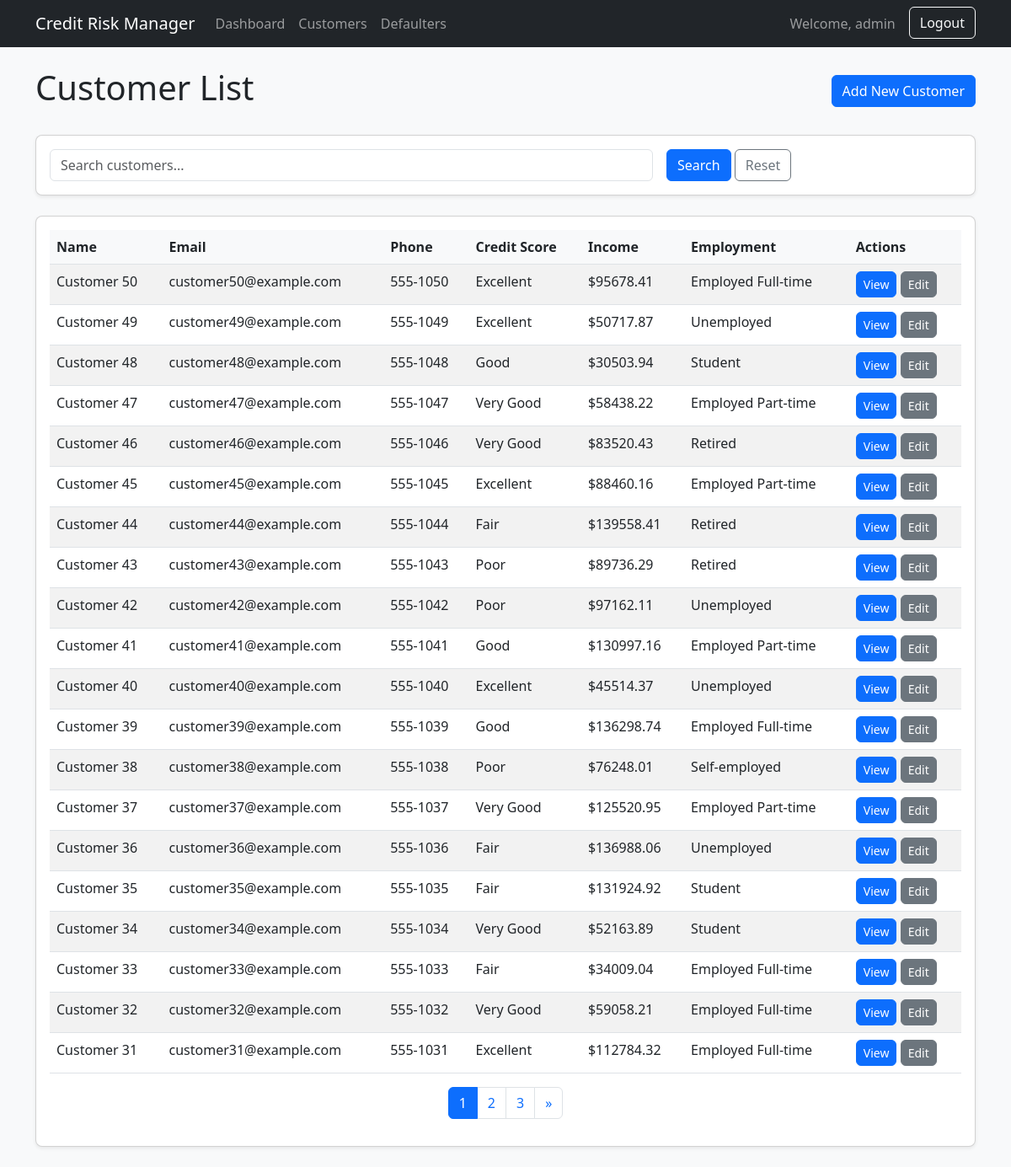
The page /customers/ (signed in) on the database its author committed.
### credit_risk/models.py (models this page shows, shortened)
class Customer(models.Model):
    CREDIT_SCORE_CHOICES = [
        ('300-579', 'Poor'),
        ('580-669', 'Fair'),
        ('670-739', 'Good'),
        ('740-799', 'Very Good'),
        ('800-850', 'Excellent'),
    ]
    user = models.OneToOneField(User, on_delete=models.CASCADE, null=True, blank=True)
    name = models.CharField(max_length=100)
    email = models.EmailField(unique=True)
    phone = models.CharField(max_length=15)
    address = models.TextField()
    credit_score = models.CharField(max_length=10, choices=CREDIT_SCORE_CHOICES)
    income = models.DecimalField(max_digits=12, decimal_places=2)
    employment_status = models.CharField(max_length=50)
    created_at = models.DateTimeField(auto_now_add=True)
    updated_at = models.DateTimeField(auto_now=True)

### credit_risk/views.py (the view)
# urls.py: path('customers/', views.CustomerListView.as_view(), name='customer_list'),
class CustomerListView(LoginRequiredMixin, ListView):
    model = Customer
    template_name = 'customer_list.html'
    context_object_name = 'customers'
    paginate_by = 20
    def get_queryset(self):
        queryset = super().get_queryset()
        search_query = self.request.GET.get('search', '')
        if search_query:
            queryset = queryset.filter(
                Q(name__icontains=search_query) |
                Q(email__icontains=search_query) |
                Q(phone__icontains=search_query))
        return queryset.order_by('-created_at')

### credit_risk/templates/customer_list.html (shortened to what this page needs)
{% extends "base.html" %}
{% block content %}
<div class="d-flex justify-content-between align-items-center mb-4">
    <h1>Customer List</h1>
    <a href="{% url 'customer_create' %}" class="btn btn-primary">Add New Customer</a>
</div>
<div class="card mb-4">
    <div class="card-body">
        <form method="get" class="row g-3">
            <div class="col-md-8">
                <input type="text" name="search" class="form-control" placeholder="Search customers..." value="{{ request.GET.search }}">
            </div>
            <div class="col-md-4">
                <button type="submit" class="btn btn-primary">Search</button>
                <a href="{% url 'customer_list' %}" class="btn btn-outline-secondary">Reset</a>
            </div>
        </form>
    </div>
</div>
<div class="card">
    <div class="card-body">
        <div class="table-responsive">
            <table class="table table-striped">
                <thead>
                    <tr>
                        <th>Name</th>
                        <th>Email</th>
                        <th>Phone</th>
                        <th>Credit Score</th>
                        <th>Income</th>
                        <th>Employment</th>
                        <th>Actions</th>
                    </tr>
                </thead>
                <tbody>
                    {% for customer in customers %}
                    <tr>
                        <td>{{ customer.name }}</td>
                        <td>{{ customer.email }}</td>
                        <td>{{ customer.phone }}</td>
                        <td>{{ customer.get_credit_score_display }}</td>
                        <td>${{ customer.income|floatformat:2 }}</td>
                        <td>{{ customer.employment_status }}</td>
                        <td>
                            <a href="{% url 'customer_detail' customer.id %}" class="btn btn-sm btn-primary">View</a>
                            <a href="{% url 'customer_update' customer.id %}" class="btn btn-sm btn-secondary">Edit</a>
                        </td>
                    </tr>
                    {% empty %}
                    <tr>
                        <td colspan="7" class="text-center">No customers found</td>
                    </tr>
                    {% endfor %}
                </tbody>
            </table>
        </div>
        {% if is_paginated %}
        <nav aria-label="Page navigation">
            <ul class="pagination justify-content-center">
                {% for num in page_obj.paginator.page_range %}
                {% if page_obj.number == num %}
                <li class="page-item active"><a class="page-link" href="#">{{ num }}</a></li>
                {% else %}
                <li class="page-item"><a class="page-link" href="?page={{ num }}{% if request.GET.search %}&search={{ request.GET.search }}{% endif %}">{{ num }}</a></li>
                {% endif %}
                {% endfor %}
                {% if page_obj.has_next %}
                <li class="page-item">
                    <a class="page-link" href="?page={{ page_obj.next_page_number }}{% if request.GET.search %}&search={{ request.GET.search }}{% endif %}" aria-label="Next">
                        <span aria-hidden="true">&raquo;</span>
                    </a>
                </li>
                {% endif %}
            </ul>
        </nav>
        {% endif %}
    </div>
</div>
{% endblock %}

### credit_risk/templates/base.html (shortened to what this page needs)
{% load static %}
<!DOCTYPE html>
<html lang="en">
<head>
    <link href="https://cdn.jsdelivr.net/npm/bootstrap@5.3.0/dist/css/bootstrap.min.css" rel="stylesheet">
    <link href="{% static 'css/styles.css' %}" rel="stylesheet">
</head>
<body>
    <nav class="navbar navbar-expand-lg navbar-dark bg-dark">
        <div class="container">
            <a class="navbar-brand" href="{% url 'dashboard' %}">Credit Risk Manager</a>
            <div class="collapse navbar-collapse" id="navbarNav">
                <ul class="navbar-nav me-auto">
                    <li class="nav-item">
                        <a class="nav-link" href="{% url 'dashboard' %}">Dashboard</a>
                    </li>
                    <li class="nav-item">
                        <a class="nav-link" href="{% url 'customer_list' %}">Customers</a>
                    </li>
                    <li class="nav-item">
                        <a class="nav-link" href="{% url 'defaulter_tracking' %}">Defaulters</a>
                    </li>
                </ul>
                <div class="d-flex">
                    {% if user.is_authenticated %}
                        <span class="navbar-text me-3">Welcome, {{ user.username }}</span>
                        <form method="post" action="{% url 'logout' %}" class="d-inline">
                            <button type="submit" class="btn btn-outline-light">Logout</button>
                        </form>
                    {% else %}
                        <a href="{% url 'login' %}?next={{ request.path }}" class="btn btn-outline-light">Login</a>
                    {% endif %}
                </div>
            </div>
        </div>
    </nav>
    <div class="container mt-4">
        {% block content %}{% endblock %}
    </div>
</body>
</html>

### credit_risk/static/css/styles.css (style rules this page uses)
body { background-color: #f8f9fa; font-family: 'Segoe UI', Tahoma, Geneva, Verdana, sans-serif; }
.card { border-radius: 0.5rem; box-shadow: 0 0.125rem 0.25rem rgba(0, 0, 0, 0.075); margin-bottom: 1.5rem; }
.table-responsive { overflow-x: auto; }
.form-control, .form-select { border-radius: 0.375rem; }
.btn { border-radius: 0.375rem; }
.table th { font-weight: 600; background-color: #f8f9fa; }
.table-striped tbody tr:nth-of-type(odd) { background-color: rgba(0, 0, 0, 0.02); }

### rows shown on the page
Customer: name "Customer 50", email "customer50@example.com", phone "555-1050", credit_score "Excellent", income "95678.41", employment_status "Employed Full-time"
Customer: name "Customer 49", email "customer49@example.com", phone "555-1049", credit_score "Excellent", income "50717.87", employment_status "Unemployed"
Customer: name "Customer 48", email "customer48@example.com", phone "555-1048", credit_score "Good", income "30503.94", employment_status "Student"
Customer: name "Customer 47", email "customer47@example.com", phone "555-1047", credit_score "Very Good", income "58438.22", employment_status "Employed Part-time"
Customer: name "Customer 46", email "customer46@example.com", phone "555-1046", credit_score "Very Good", income "83520.43", employment_status "Retired"
Customer: name "Customer 45", email "customer45@example.com", phone "555-1045", credit_score "Excellent", income "88460.16", employment_status "Employed Part-time"
Customer: name "Customer 44", email "customer44@example.com", phone "555-1044", credit_score "Fair", income "139558.41", employment_status "Retired"
Customer: name "Customer 43", email "customer43@example.com", phone "555-1043", credit_score "Poor", income "89736.29", employment_status "Retired"
Customer: name "Customer 42", email "customer42@example.com", phone "555-1042", credit_score "Poor", income "97162.11", employment_status "Unemployed"
Customer: name "Customer 41", email "customer41@example.com", phone "555-1041", credit_score "Good", income "130997.16", employment_status "Employed Part-time"
Customer: name "Customer 40", email "customer40@example.com", phone "555-1040", credit_score "Excellent", income "45514.37", employment_status "Unemployed"
Customer: name "Customer 39", email "customer39@example.com", phone "555-1039", credit_score "Good", income "136298.74", employment_status "Employed Full-time"
Customer: name "Customer 38", email "customer38@example.com", phone "555-1038", credit_score "Poor", income "76248.01", employment_status "Self-employed"
Customer: name "Customer 37", email "customer37@example.com", phone "555-1037", credit_score "Very Good", income "125520.95", employment_status "Employed Part-time"
Customer: name "Customer 36", email "customer36@example.com", phone "555-1036", credit_score "Fair", income "136988.06", employment_status "Unemployed"
Customer: name "Customer 35", email "customer35@example.com", phone "555-1035", credit_score "Fair", income "131924.92", employment_status "Student"
Customer: name "Customer 34", email "customer34@example.com", phone "555-1034", credit_score "Very Good", income "52163.89", employment_status "Student"
Customer: name "Customer 33", email "customer33@example.com", phone "555-1033", credit_score "Fair", income "34009.04", employment_status "Employed Full-time"
Customer: name "Customer 32", email "customer32@example.com", phone "555-1032", credit_score "Very Good", income "59058.21", employment_status "Employed Full-time"
Customer: name "Customer 31", email "customer31@example.com", phone "555-1031", credit_score "Excellent", income "112784.32", employment_status "Employed Full-time"

### other values the page prints
{{ user.username }} "admin"
{{ num }} "1"
{{ num }} "2" "3"
